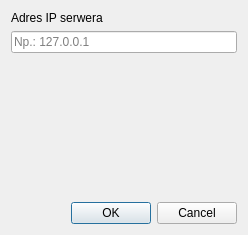
<?xml version="1.0" encoding="UTF-8"?>
<ui version="4.0">
 <class>SettingsWindow</class>
 <widget class="QDialog" name="SettingsWindow">
  <property name="geometry">
   <rect>
    <x>0</x>
    <y>0</y>
    <width>248</width>
    <height>235</height>
   </rect>
  </property>
  <property name="windowTitle">
   <string>Ustawienia</string>
  </property>
  <layout class="QGridLayout" name="gridLayout">
   <item row="0" column="0">
    <layout class="QVBoxLayout" name="verticalLayout">
     <item>
      <widget class="QLabel" name="label">
       <property name="text">
        <string>Adres IP serwera</string>
       </property>
      </widget>
     </item>
     <item>
      <widget class="QLineEdit" name="lineEdit_serverip">
       <property name="placeholderText">
        <string>Np.: 127.0.0.1</string>
       </property>
      </widget>
     </item>
     <item>
      <spacer name="verticalSpacer">
       <property name="orientation">
        <enum>Qt::Vertical</enum>
       </property>
       <property name="sizeHint" stdset="0">
        <size>
         <width>20</width>
         <height>40</height>
        </size>
       </property>
      </spacer>
     </item>
     <item>
      <widget class="QDialogButtonBox" name="buttonBox">
       <property name="orientation">
        <enum>Qt::Horizontal</enum>
       </property>
       <property name="standardButtons">
        <set>QDialogButtonBox::Cancel|QDialogButtonBox::Ok</set>
       </property>
      </widget>
     </item>
    </layout>
   </item>
  </layout>
 </widget>
 <resources/>
 <connections>
  <connection>
   <sender>buttonBox</sender>
   <signal>accepted()</signal>
   <receiver>SettingsWindow</receiver>
   <slot>accept()</slot>
   <hints>
    <hint type="sourcelabel">
     <x>248</x>
     <y>254</y>
    </hint>
    <hint type="destinationlabel">
     <x>157</x>
     <y>274</y>
    </hint>
   </hints>
  </connection>
  <connection>
   <sender>buttonBox</sender>
   <signal>rejected()</signal>
   <receiver>SettingsWindow</receiver>
   <slot>reject()</slot>
   <hints>
    <hint type="sourcelabel">
     <x>316</x>
     <y>260</y>
    </hint>
    <hint type="destinationlabel">
     <x>286</x>
     <y>274</y>
    </hint>
   </hints>
  </connection>
 </connections>
</ui>
